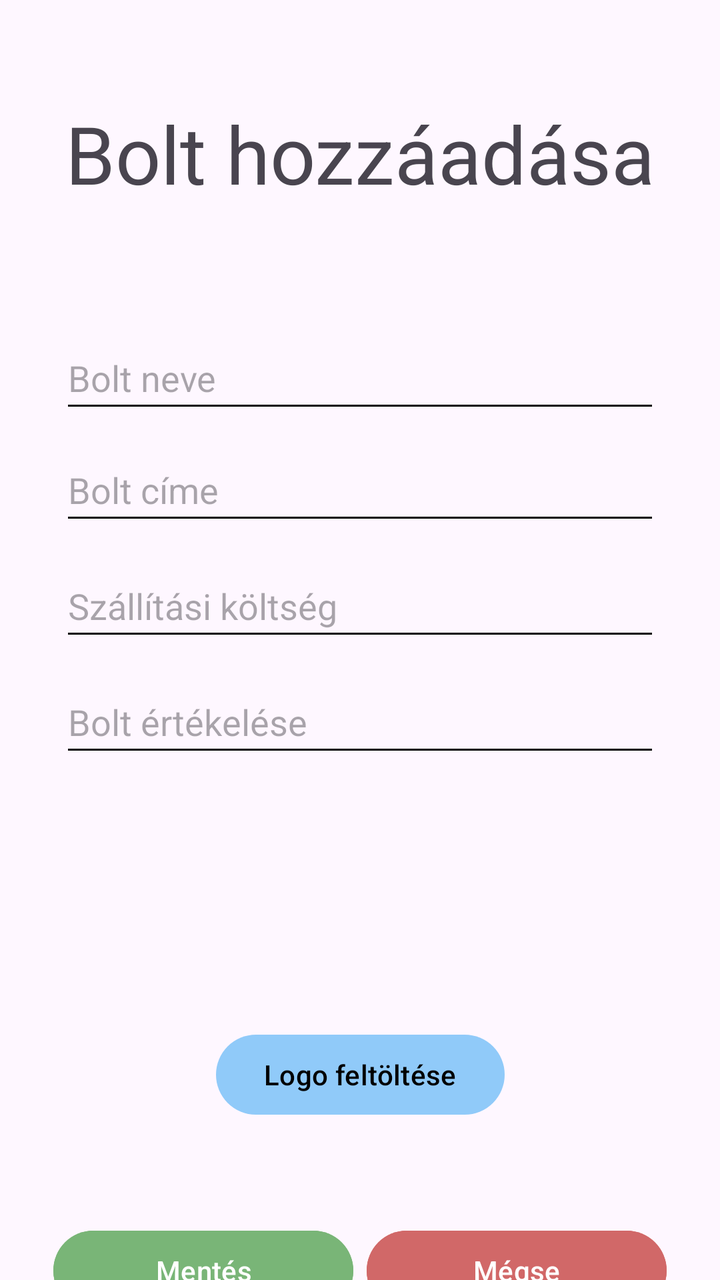
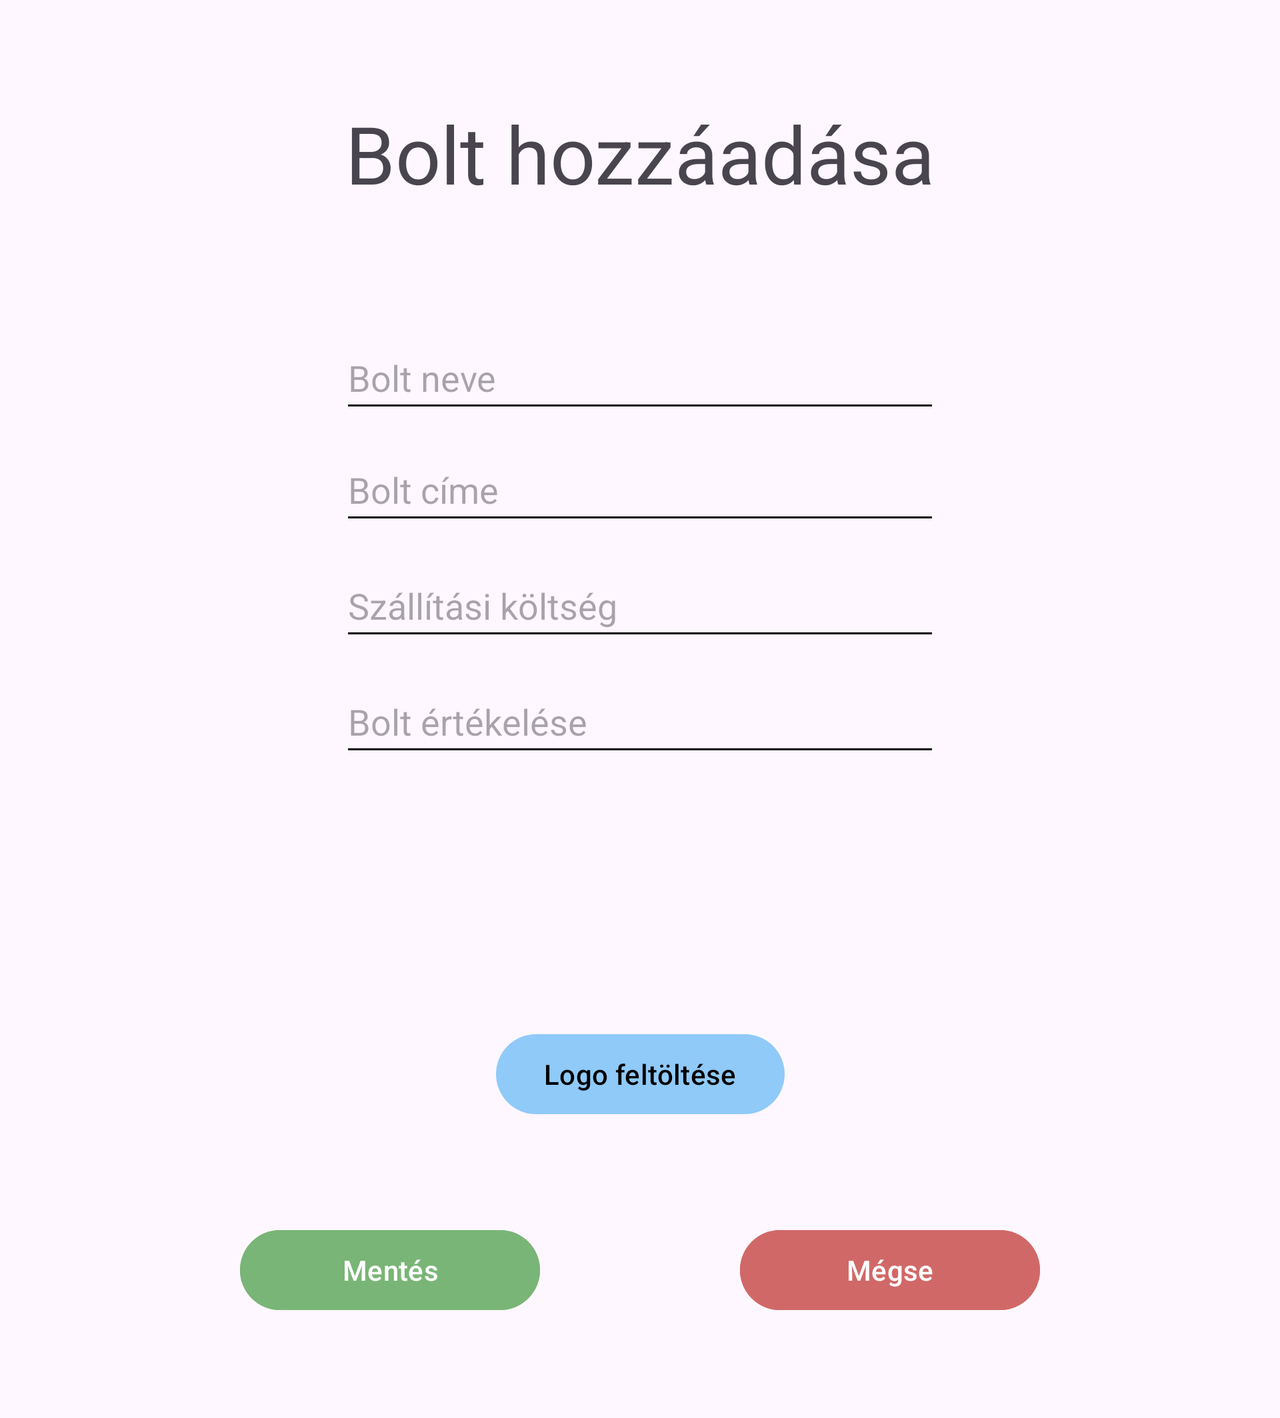

The same Android screen from two of the app's own layout files: first res/layout/ as a phone draws it, then the repository's variant for another configuration, drawn on a device whose configuration selects that folder. Both files follow.
<!-- AndroidManifest.xml: application theme Theme.Arukereso -->
<!-- res/layout/activity_store_creating.xml -->
<?xml version="1.0" encoding="utf-8"?>
<androidx.constraintlayout.widget.ConstraintLayout xmlns:android="http://schemas.android.com/apk/res/android"
    xmlns:app="http://schemas.android.com/apk/res-auto"
    xmlns:tools="http://schemas.android.com/tools"
    android:id="@+id/main"
    android:layout_width="match_parent"
    android:layout_height="match_parent"
    tools:context=".activities.store.StoreCreatingActivity">

    <TextView
        android:id="@+id/textView"
        android:layout_width="wrap_content"
        android:layout_height="wrap_content"
        android:layout_marginTop="50dp"
        android:text="Bolt hozzáadása"
        android:textSize="40sp"
        app:layout_constraintEnd_toEndOf="parent"
        app:layout_constraintStart_toStartOf="parent"
        app:layout_constraintTop_toTopOf="parent" />

    <EditText
        android:id="@+id/storeNameEditText"
        android:layout_width="@dimen/inputwidth"
        android:layout_height="wrap_content"
        android:layout_marginTop="60dp"
        android:autofillHints="storeName"
        android:hint="Bolt neve"
        android:minHeight="48dp"
        app:layout_constraintEnd_toEndOf="parent"
        app:layout_constraintStart_toStartOf="parent"
        app:layout_constraintTop_toBottomOf="@+id/textView" />

    <EditText
        android:id="@+id/storeAddressEditText"
        android:layout_width="@dimen/inputwidth"
        android:layout_height="wrap_content"
        android:layout_marginTop="8dp"
        android:autofillHints="postalAddress"
        android:hint="Bolt címe"
        android:inputType="textPostalAddress"
        android:minHeight="48dp"
        app:layout_constraintEnd_toEndOf="parent"
        app:layout_constraintStart_toStartOf="parent"
        app:layout_constraintTop_toBottomOf="@+id/storeNameEditText" />

    <EditText
        android:id="@+id/storeShippingCostEditText"
        android:layout_width="@dimen/inputwidth"
        android:layout_height="wrap_content"
        android:layout_marginTop="10dp"
        android:autofillHints="shippingCost"
        android:hint="Szállítási költség"
        android:inputType="number"
        android:minHeight="48dp"
        app:layout_constraintEnd_toEndOf="parent"
        app:layout_constraintStart_toStartOf="parent"
        app:layout_constraintTop_toBottomOf="@+id/storeAddressEditText" />

    <EditText
        android:id="@+id/storeRatingEditText"
        android:layout_width="@dimen/inputwidth"
        android:layout_height="wrap_content"
        android:layout_marginTop="10dp"
        android:autofillHints="rating"
        android:hint="Bolt értékelése"
        android:inputType="numberDecimal"
        android:minHeight="48dp"
        app:layout_constraintEnd_toEndOf="parent"
        app:layout_constraintStart_toStartOf="parent"
        app:layout_constraintTop_toBottomOf="@+id/storeShippingCostEditText" />

    <ImageView
        android:id="@+id/storeLogoImageView"
        android:layout_width="100dp"
        android:layout_height="100dp"
        android:layout_marginTop="20dp"
        android:background="@drawable/icon_new_store"
        app:layout_constraintEnd_toEndOf="parent"
        app:layout_constraintStart_toStartOf="parent"
        app:layout_constraintTop_toBottomOf="@+id/storeRatingEditText" />

    <Button
        android:id="@+id/storeLogoButton"
        android:layout_width="wrap_content"
        android:layout_height="wrap_content"
        android:layout_marginTop="10dp"
        android:text="Logo feltöltése"
        android:textColor="@color/black"
        app:layout_constraintEnd_toEndOf="parent"
        app:layout_constraintStart_toStartOf="parent"
        app:layout_constraintTop_toBottomOf="@+id/storeLogoImageView" />


    <Button
        android:id="@+id/storeSaveButton"
        android:layout_width="@dimen/buttonwidth"
        android:layout_height="wrap_content"
        android:layout_marginStart="20dp"
        android:layout_marginTop="50dp"
        android:backgroundTint="#79B577"
        android:text="Mentés"
        app:layout_constraintEnd_toStartOf="@+id/cancelButton"
        app:layout_constraintStart_toStartOf="parent"
        app:layout_constraintTop_toBottomOf="@+id/storeLogoButton" />

    <Button
        android:onClick="cancel"
        android:id="@+id/cancelButton"
        android:layout_width="@dimen/buttonwidth"
        android:layout_height="wrap_content"
        android:layout_marginTop="50dp"
        android:layout_marginEnd="20dp"
        android:backgroundTint="#D16868"
        android:text="@string/cancel"
        app:layout_constraintEnd_toEndOf="parent"
        app:layout_constraintStart_toEndOf="@+id/storeSaveButton"
        app:layout_constraintTop_toBottomOf="@+id/storeLogoButton" />


</androidx.constraintlayout.widget.ConstraintLayout>
<!-- resources referenced by this layout -->
<resources>
  <color name="black">#FF000000</color>
  <dimen name="buttonwidth">150sp</dimen>
  <dimen name="inputwidth">300sp</dimen>
  <string name="cancel">Mégse</string>
  <style name="Theme.Arukereso" parent="Base.Theme.Arukereso" />
  <style name="Base.Theme.Arukereso" parent="Theme.Material3.DayNight.NoActionBar">
          <item name="colorPrimary">#90CAF9</item>
          <item name="colorOnPrimary">#FFFFFF</item>
          <item name="colorControlNormal">#000000</item>
          
          
      </style>
</resources>
<!-- res/layout-land/activity_store_creating.xml (the repository's variant of the layout above) -->
<!-- drawn on the phone turned sideways -->
<?xml version="1.0" encoding="utf-8"?>
<ScrollView xmlns:android="http://schemas.android.com/apk/res/android"
    xmlns:app="http://schemas.android.com/apk/res-auto"
    xmlns:tools="http://schemas.android.com/tools"
    android:layout_width="match_parent"
    android:layout_height="match_parent"
    android:fillViewport="true">

    <androidx.constraintlayout.widget.ConstraintLayout
        android:id="@+id/main"
        android:layout_width="match_parent"
        android:layout_height="match_parent"
        android:scrollbars="vertical"
        tools:context=".activities.store.StoreCreatingActivity">

        <TextView
            android:id="@+id/textView"
            android:layout_width="wrap_content"
            android:layout_height="wrap_content"
            android:layout_marginTop="50dp"
            android:text="Bolt hozzáadása"
            android:textSize="40sp"
            app:layout_constraintEnd_toEndOf="parent"
            app:layout_constraintStart_toStartOf="parent"
            app:layout_constraintTop_toTopOf="parent" />

        <EditText
            android:id="@+id/storeNameEditText"
            android:layout_width="@dimen/inputwidth"
            android:layout_height="wrap_content"
            android:layout_marginTop="60dp"
            android:autofillHints="storeName"
            android:hint="Bolt neve"
            android:minHeight="48dp"
            app:layout_constraintEnd_toEndOf="parent"
            app:layout_constraintStart_toStartOf="parent"
            app:layout_constraintTop_toBottomOf="@+id/textView" />

        <EditText
            android:id="@+id/storeAddressEditText"
            android:layout_width="@dimen/inputwidth"
            android:layout_height="wrap_content"
            android:layout_marginTop="8dp"
            android:autofillHints="postalAddress"
            android:hint="Bolt címe"
            android:inputType="textPostalAddress"
            android:minHeight="48dp"
            app:layout_constraintEnd_toEndOf="parent"
            app:layout_constraintStart_toStartOf="parent"
            app:layout_constraintTop_toBottomOf="@+id/storeNameEditText" />

        <EditText
            android:id="@+id/storeShippingCostEditText"
            android:layout_width="@dimen/inputwidth"
            android:layout_height="wrap_content"
            android:layout_marginTop="10dp"
            android:autofillHints="shippingCost"
            android:hint="Szállítási költség"
            android:inputType="number"
            android:minHeight="48dp"
            app:layout_constraintEnd_toEndOf="parent"
            app:layout_constraintStart_toStartOf="parent"
            app:layout_constraintTop_toBottomOf="@+id/storeAddressEditText" />

        <EditText
            android:id="@+id/storeRatingEditText"
            android:layout_width="@dimen/inputwidth"
            android:layout_height="wrap_content"
            android:layout_marginTop="10dp"
            android:autofillHints="rating"
            android:hint="Bolt értékelése"
            android:inputType="numberDecimal"
            android:minHeight="48dp"
            app:layout_constraintEnd_toEndOf="parent"
            app:layout_constraintStart_toStartOf="parent"
            app:layout_constraintTop_toBottomOf="@+id/storeShippingCostEditText" />

        <ImageView
            android:id="@+id/storeLogoImageView"
            android:layout_width="100dp"
            android:layout_height="100dp"
            android:layout_marginTop="20dp"
            android:background="@drawable/icon_new_store"
            app:layout_constraintEnd_toEndOf="parent"
            app:layout_constraintStart_toStartOf="parent"
            app:layout_constraintTop_toBottomOf="@+id/storeRatingEditText" />

        <Button
            android:id="@+id/storeLogoButton"
            android:layout_width="wrap_content"
            android:layout_height="wrap_content"
            android:layout_marginTop="10dp"
            android:text="Logo feltöltése"
            android:textColor="@color/black"
            app:layout_constraintEnd_toEndOf="parent"
            app:layout_constraintStart_toStartOf="parent"
            app:layout_constraintTop_toBottomOf="@+id/storeLogoImageView" />


        <Button
            android:id="@+id/storeSaveButton"
            android:layout_width="@dimen/buttonwidth"
            android:layout_height="wrap_content"
            android:layout_marginStart="20dp"
            android:layout_marginTop="50dp"
            android:layout_marginBottom="50dp"
            android:backgroundTint="#79B577"
            android:text="Mentés"
            app:layout_constraintBottom_toBottomOf="parent"
            app:layout_constraintEnd_toStartOf="@+id/cancelButton"
            app:layout_constraintStart_toStartOf="parent"
            app:layout_constraintTop_toBottomOf="@+id/storeLogoButton" />

        <Button
            android:onClick="cancel"
            android:id="@+id/cancelButton"
            android:layout_width="@dimen/buttonwidth"
            android:layout_height="wrap_content"
            android:layout_marginTop="50dp"
            android:layout_marginEnd="20dp"
            android:layout_marginBottom="50dp"
            android:backgroundTint="#D16868"
            android:text="@string/cancel"
            app:layout_constraintBottom_toBottomOf="parent"
            app:layout_constraintEnd_toEndOf="parent"
            app:layout_constraintStart_toEndOf="@+id/storeSaveButton"
            app:layout_constraintTop_toBottomOf="@+id/storeLogoButton" />


    </androidx.constraintlayout.widget.ConstraintLayout>

</ScrollView>
